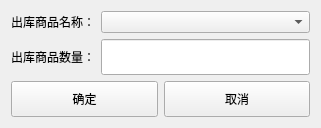
<?xml version="1.0" encoding="UTF-8"?>
<ui version="4.0">
 <class>cangku_out</class>
 <widget class="QWidget" name="cangku_out">
  <property name="geometry">
   <rect>
    <x>0</x>
    <y>0</y>
    <width>321</width>
    <height>128</height>
   </rect>
  </property>
  <property name="windowTitle">
   <string>出库</string>
  </property>
  <layout class="QVBoxLayout" name="verticalLayout">
   <item>
    <layout class="QHBoxLayout" name="horizontalLayout_3" stretch="1,3">
     <item>
      <widget class="QLabel" name="label">
       <property name="text">
        <string>出库商品名称：</string>
       </property>
      </widget>
     </item>
     <item>
      <widget class="QComboBox" name="combox_name"/>
     </item>
    </layout>
   </item>
   <item>
    <layout class="QHBoxLayout" name="horizontalLayout_2" stretch="1,3">
     <item>
      <widget class="QLabel" name="label_2">
       <property name="text">
        <string>出库商品数量：</string>
       </property>
      </widget>
     </item>
     <item>
      <widget class="QLineEdit" name="lineEdit_shuliang">
       <property name="sizePolicy">
        <sizepolicy hsizetype="Expanding" vsizetype="Preferred">
         <horstretch>0</horstretch>
         <verstretch>0</verstretch>
        </sizepolicy>
       </property>
      </widget>
     </item>
    </layout>
   </item>
   <item>
    <layout class="QHBoxLayout" name="horizontalLayout">
     <item>
      <widget class="QPushButton" name="pushButton_ok">
       <property name="sizePolicy">
        <sizepolicy hsizetype="Minimum" vsizetype="Preferred">
         <horstretch>0</horstretch>
         <verstretch>0</verstretch>
        </sizepolicy>
       </property>
       <property name="text">
        <string>确定</string>
       </property>
      </widget>
     </item>
     <item>
      <widget class="QPushButton" name="pushButton_close">
       <property name="sizePolicy">
        <sizepolicy hsizetype="Minimum" vsizetype="Preferred">
         <horstretch>0</horstretch>
         <verstretch>0</verstretch>
        </sizepolicy>
       </property>
       <property name="text">
        <string>取消</string>
       </property>
      </widget>
     </item>
    </layout>
   </item>
  </layout>
 </widget>
 <resources/>
 <connections/>
</ui>
